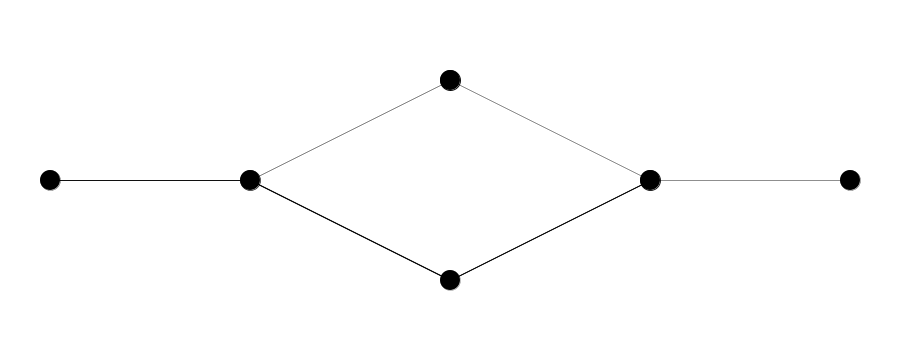
Frame 1 (no input)
Frame 60 (the mouse pressed at the canvas centre just before this capture): identical to frame 1, image omitted
Frame 120 (the mouse held since frame 60 and released just before this capture): identical to frame 1, image omitted

The Processing sketch that drew this single still picture (run headless with seeded random() and noise(); from frame 60 on, the mouse is pressed at the canvas centre):

// Processing sketch: Neural_networks
// ── Neural_networks.pde
//Perception perc;
//Testset[] testsets = new Testset[2000];
//int count = 0;

//void setup() {
//  size(600, 600);
//  for (int i=0; i<testsets.length; i++) {
//    testsets[i] = new Testset();
//  }
//  perc = new Perception();
//}

//float fn(float x) {
//  return x;
//}

//void draw() {
//  background(255);
//  //Make the weights to be accurate
//  perc.train(testsets[count]);
//  count = (count+1) % testsets.length;

//  for (int i=0; i<count; i++) {
//    //Above the line or below the line
//    int guess = perc.feedforward(testsets[i]);

//    //print(guess);
//    if (guess > 0) {
//      fill(0);
//    } else {
//      noFill();
//    }
//    ellipse(testsets[i].inputs[0], testsets[i].inputs[1], 10, 10);
//  }
//}


//class Perception {
//  float[] weights;
//  int weights_num = 2;
//  float learning_rate = 0.001;

//  Perception() {
//    weights = new float[weights_num];
//    for (int i=0; i<weights.length; i++) {
//      weights[i] = random(-1, 1);
//    }
//  }

//  //Positve: fill(0), negative: fill(255)
//  int feedforward(Testset testset) {
//    float sum = 0;
//    for (int i=0; i<weights.length; i++) {
//      sum += testset.inputs[i]*weights[i];
//    }
//    if (sum >= 0) {
//      //Positive
//      return 1;
//    } else {
//      //Negative
//      return -1;
//    }
//  }

//  void train(Testset testset) {
//    float error = testset.answer - feedforward(testset);
//    print(error);
//    for (int i=0; i<weights.length; i++) {
//      weights[i] += testset.inputs[i] * error * learning_rate;
//    }
//  }
//}

//class Testset {
//  float[] inputs;
//  float answer;
//  Testset() {
//    inputs = new float[2];
//    inputs[0] = random(width);
//    inputs[1] = random(height);
//    if (fn(inputs[0]) - inputs[1]>0) {
//      answer = 1;
//    } else {
//      answer = -1;
//    }
//  }
//}

Network network;

void setup() {
  size(900, 360);
  background(255);
  network = new Network(width/2, height/2);

  Neuron a = new Neuron(-400, 0);
  Neuron b = new Neuron(-200, 0);
  Neuron c = new Neuron(0, -100);
  Neuron d = new Neuron(0, 100);
  Neuron e = new Neuron(200, 0);
  Neuron f = new Neuron(400, 0);

  network.addNeuron(a);
  network.addNeuron(b);
  network.addNeuron(c);
  network.addNeuron(d);
  network.addNeuron(e);
  network.addNeuron(f);

  network.connect(a, b);
  network.connect(b, c);
  network.connect(b, d);
  network.connect(c, e);
  network.connect(d, e);
  network.connect(e, f);

  network.display();
}

void draw() {
  background(255);

  network.update();
  network.display();

  //30 frames trigger an input
  if (frameCount % 30 == 0) {
    network.feedForward(random(1));
  }
}

class Network {
  PVector position;
  ArrayList<Neuron> neurons;
  Network(float _x, float _y) {
    position = new PVector(_x, _y);
    neurons = new ArrayList<Neuron>();
  }

  void display() {
    pushMatrix();
    translate(position.x, position.y);
    for (Neuron n : neurons) {
      n.display();
      for (Connection c : n.cList) {
        c.display();
      }
    }
    popMatrix();
  }

  void update() {
    for (Neuron n : neurons) {
      for (Connection c : n.cList) {
        c.update();
      }
    }
  }

  void addNeuron(Neuron n) {
    neurons.add(n);
  }

  void connect(Neuron start, Neuron end) {
    Connection c = new Connection(start, end, random(1));
    start.addConnection(c);
  }

  void feedForward(float val) {
    Neuron start = neurons.get(0);
    start.feedForward(val);
  }
}

class Neuron {
  PVector position;
  ArrayList<Connection> cList = new ArrayList<Connection>();
  float sum = 0;
  Neuron(float _x, float _y) {
    position = new PVector(_x, _y);
  }
  void display() {
    fill(0);
    ellipse(position.x, position.y, 20, 20);
    for (Connection c : cList) {
      c.display();
    }
  }
  void addConnection(Connection c) {
    cList.add(c);
  }
  void feedForward(float val) {
    sum += val;
    if (sum > 1) {
      fire();
      sum = 0;
    }
  }
  void fire() {
    for (Connection c : cList) {
      //Suppose fire sum
      c.feedForward(sum);
    }
  }
}

class Connection {
  Neuron start, end;
  float weight;
  boolean sending = false;
  PVector sender;
  float output = 0;
  float amt = 0;

  Connection(Neuron s, Neuron e, float w) {
    start = s;
    end = e;
    weight = w;
  }

  void display() {
    stroke(0);
    strokeWeight(weight);
    line(start.position.x, start.position.y, end.position.x, end.position.y);

    if (sending) {
      //Draw the circle
      ellipse(sender.x, sender.y, 8, 8);
    }
  }

  void feedForward(float val) {
    sending = true;
    sender = start.position.copy();
    output = val * weight;
  }

  void update() {

    if (sending) {

      amt += 0.1;
      sender.x = lerp(start.position.x, end.position.x, amt);
      sender.y = lerp(start.position.y, end.position.y, amt);

      float dist = PVector.dist(sender, end.position);

      if (dist < 1) {
        //Pass from start to end
        end.feedForward(output);
        sending = false;
        amt = 0;
      }
    }
  }
}
